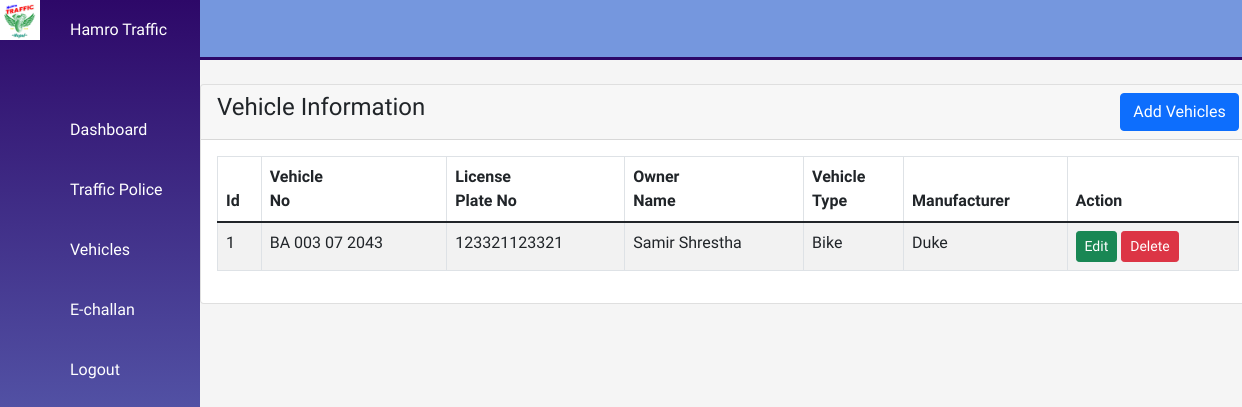
The page /Admin/new.php on the database as committed earlier.
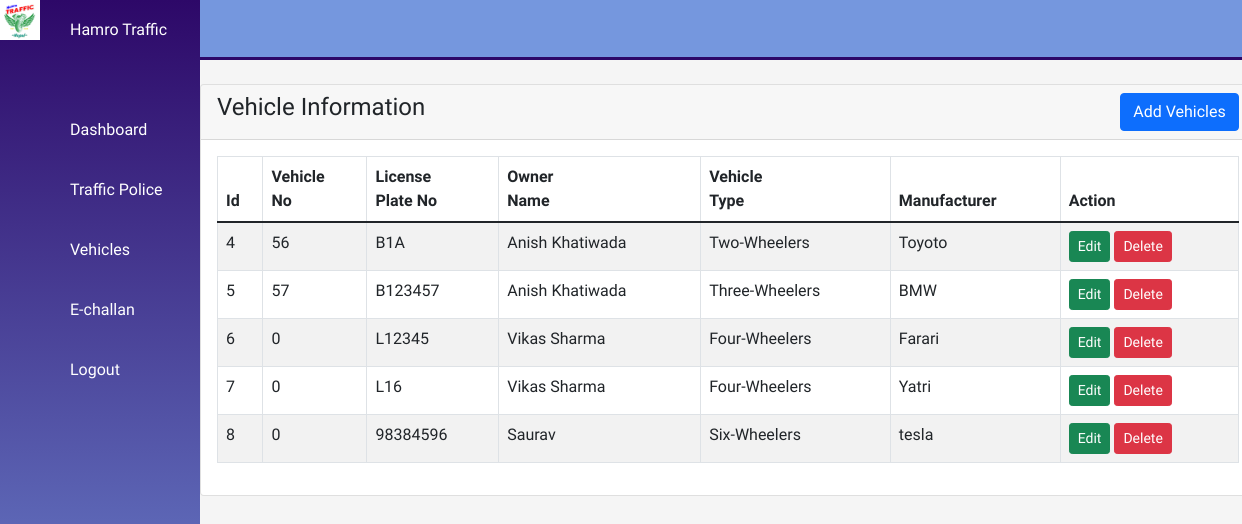
The same page on the database as committed later.
### tables this page shows
CREATE TABLE `vehicle_info` (
  `Id` int(11) UNSIGNED NOT NULL,
  `vec_num` int(11) NOT NULL,
  `Owner_Name` varchar(50) NOT NULL,
  `License_Plate_No` varchar(20) NOT NULL,
  `Vehicle_Type` varchar(255) NOT NULL,
  `Manufacturer` varchar(50) NOT NULL
);

### Admin/new.php (the view, shortened to what this page needs)
<!DOCTYPE html>
<html lang="en">
<head>
    <link href="https://cdn.jsdelivr.net/npm/bootstrap@5.1.3/dist/css/bootstrap.min.css" rel="stylesheet">
    <link rel="stylesheet" href="https://cdn.jsdelivr.net/npm/alertifyjs@1.13.1/build/css/alertify.min.css" />
    <link rel="stylesheet" href="assets/css/Trafficpolis.css">
</head>
<body>
    <div class="container">
        <?php include("assets/nav.php"); ?>
        <div class="main">
            <?php include("assets/top.php"); ?>
            <div class="container mt-4">
                <div class="row">
                    <div class="col-md-12">
                        <div class="card">
                            <div class="card-header">
                                <h4>Vehicle Information
                                    <button type="button" class="btn btn-primary float-end" data-bs-toggle="modal" data-bs-target="#vehicleAddModal">
                                        Add Vehicles
                                    </button>
                                </h4>
                            </div>
                            <div class="card-body">
                                <table id="myTable" class="table table-bordered table-striped">
                                    <thead>
                                        <tr>
                                            <th>Id</th>
                                            <th>Vehicle<br>No</th>
                                            <th>License<br>Plate No</th>
                                            <th>Owner <br>Name</th>
                                            <th>Vehicle<br>Type</th>
                                            <th>Manufacturer</th>
                                            <th>Action</th>
                                        </tr>
                                    </thead>
                                    <tbody>
                                        <?php
                                        require_once("../asstes/dbConn.php");
                                        $query = "SELECT * FROM vehicle_info";
                                        $query_run = mysqli_query($conn, $query);
                                        if (mysqli_num_rows($query_run) > 0) {
                                            foreach ($query_run as $vehicle) {
                                        ?>
                                                <tr>
                                                    <td><?= $vehicle['Id'] ?></td>
                                                    <td><?= $vehicle['vec_num'] ?></td>
                                                    <td><?= $vehicle['License_Plate_No'] ?></td>
                                                    <td><?= $vehicle['Owner_Name'] ?></td>
                                                    <td><?= $vehicle['Vehicle_Type'] ?></td>
                                                    <td><?= $vehicle['Manufacturer'] ?></td>
                                                    <td>
                                                        <button type="button" value="<?= $vehicle['Id'] ?>" class="editVehicleBtn btn btn-success btn-sm">Edit</button>
                                                        <button type="button" value="<?= $vehicle['Id'] ?>" class="deleteVehicleBtn btn btn-danger btn-sm">Delete</button>
                                                    </td>
                                                </tr>
                                        <?php
                                            }
                                        }
                                        ?>
                                    </tbody>
                                </table>
                            </div>
                        </div>
                    </div>
                </div>
            </div>
</body>
</html>

Rows that differ between the two databases and show on the page:
removed vehicle_info: Id "1", vec_num "BA 003 07 2043", License_Plate_No "123321123321", Owner_Name "Samir Shrestha", Vehicle_Type "Bike", Manufacturer "Duke"
added vehicle_info: Id "4", vec_num "56", License_Plate_No "B1A", Owner_Name "Anish Khatiwada", Vehicle_Type "Two-Wheelers", Manufacturer "Toyoto"
added vehicle_info: Id "5", vec_num "57", License_Plate_No "B123457", Owner_Name "Anish Khatiwada", Vehicle_Type "Three-Wheelers", Manufacturer "BMW"
added vehicle_info: Id "6", vec_num "0", License_Plate_No "L12345", Owner_Name "Vikas Sharma", Vehicle_Type "Four-Wheelers", Manufacturer "Farari"
added vehicle_info: Id "7", vec_num "0", License_Plate_No "L16", Owner_Name "Vikas Sharma", Vehicle_Type "Four-Wheelers", Manufacturer "Yatri"
added vehicle_info: Id "8", vec_num "0", License_Plate_No "98384596", Owner_Name "Saurav", Vehicle_Type "Six-Wheelers", Manufacturer "tesla"
